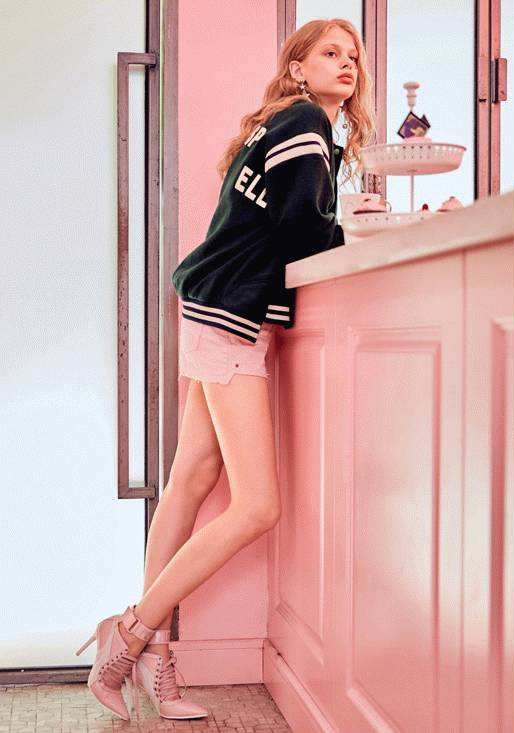
#> input picture girl.jpg, 514 x 733 px
$ jupyter execute 'opencv中的canny算法.ipynb'   (older library calls are emulated)
#> lines starting #> are read from the running program, lines starting #| are printed output that depends on the picture
[cell 1]
import cv2

[cell 2]
#五步：高斯模糊》》》灰度转化》》》计算梯度》》》非最大信号抑制》》》高低阈值输出二值图像
img=cv2.imread("girl.jpg")
#> img is the input picture: shape (733, 514, 3); mean B, G, R 167.5, 169.5, 207.8
def canny_demo(image):
    src=cv2.GaussianBlur(image,(3,3),1)
    gray=cv2.cvtColor(src,cv2.COLOR_BGR2HSV)
#> gray: shape (733, 514, 3); mean H, S, V 55.1, 61.7, 211.1
    gray_x=cv2.Sobel(gray,cv2.CV_16SC1,1,0)
#> gray_x: shape (733, 514, 3) int16; mean H, S, V -0.9, 0.4, 0
    gray_y=cv2.Sobel(gray,cv2.CV_16SC1,0,1)
#> gray_y: shape (733, 514, 3) int16; mean H, S, V -0.8, 0.5, -0.2
    edge_output0=cv2.Canny(gray_x,gray_y,50,150)
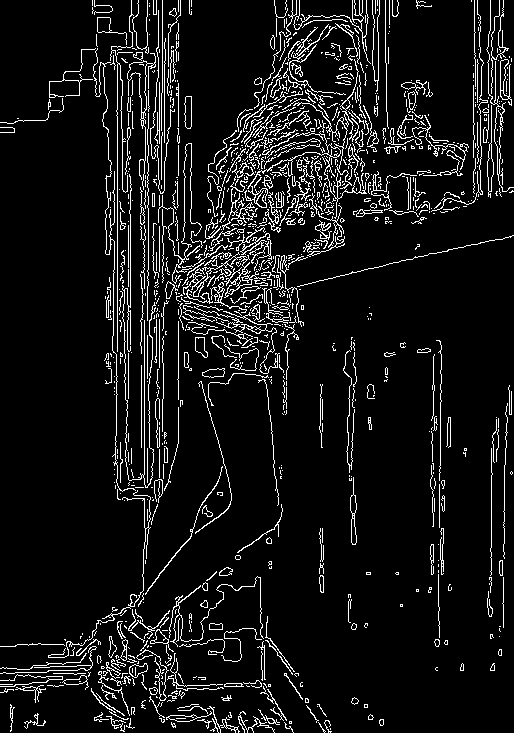
#> edge_output0: shape (733, 514); 8.3% white in thin lines or dots
    edge_output=cv2.Canny(gray,50,150)
#> edge_output: shape (733, 514); 8.3% white in thin lines or dots
    cv2.imshow("edge_output0",edge_output0)
    cv2.imshow("edge_output",edge_output)

canny_demo(img)
if cv2.waitKey()==27:
#> (key Esc is pressed here)
    cv2.destroyAllWindows()
